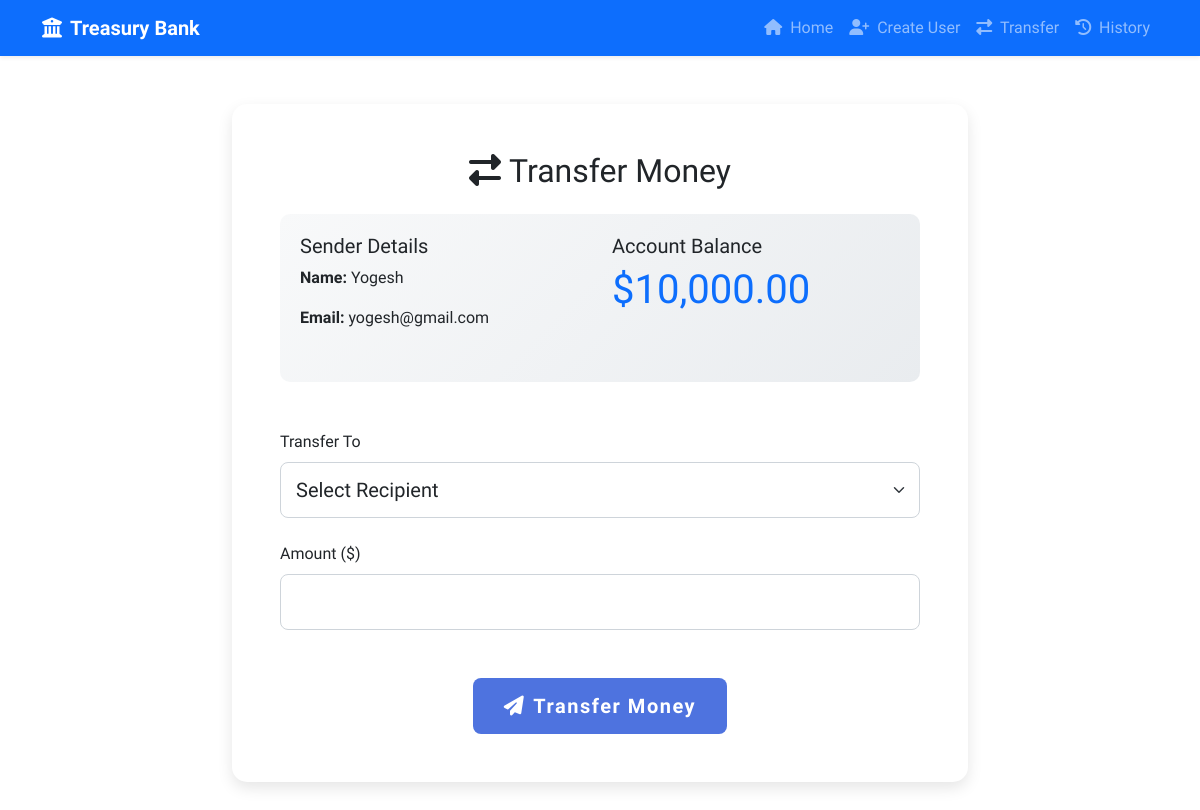
The app's page /selecteduserdetail.php?id=4 with its own data.
### tables this page shows
CREATE TABLE `user` (
  `id` INT(3) NOT NULL,
  `name` TEXT NOT NULL,
  `email` VARCHAR(30) NOT NULL,
  `balance` INT(8) NOT NULL
);

### selecteduserdetail.php (the view, shortened to what this page needs)
<!DOCTYPE html>
<html lang="en">
<head>
    <link href="https://cdn.jsdelivr.net/npm/bootstrap@5.3.0/dist/css/bootstrap.min.css" rel="stylesheet">
    <link rel="stylesheet" href="https://cdnjs.cloudflare.com/ajax/libs/font-awesome/6.4.0/css/all.min.css">
    <link rel="stylesheet" href="css/style.css">
</head>
<body>
    <?php include 'navbar.php'; ?>
    <div class="container py-5">
        <div class="row justify-content-center">
            <div class="col-lg-8">
                <div class="transfer-card p-4 p-md-5">
                    <h2 class="text-center mb-4"><i class="fas fa-exchange-alt me-2"></i>Transfer Money</h2>
                    <?php
                    $sid = $_GET['id'];
                    $sql = "SELECT * FROM user WHERE id=?";
                    $stmt = mysqli_prepare($connection, $sql);
                    mysqli_stmt_bind_param($stmt, "i", $sid);
                    mysqli_stmt_execute($stmt);
                    $result = mysqli_stmt_get_result($stmt);
                    $user = mysqli_fetch_assoc($result);
                    ?>
                    <div class="user-info mb-5">
                        <div class="row">
                            <div class="col-md-6 mb-3">
                                <h5>Sender Details</h5>
                                <p><strong>Name:</strong> <?php echo $user['name']; ?></p>
                                <p><strong>Email:</strong> <?php echo $user['email']; ?></p>
                            </div>
                            <div class="col-md-6 mb-3">
                                <h5>Account Balance</h5>
                                <p class="display-6 text-primary">$<?php echo number_format($user['balance'], 2); ?></p>
                            </div>
                        </div>
                    </div>
                    <form method="post" class="needs-validation" novalidate>
                        <div class="mb-4">
                            <label for="to" class="form-label">Transfer To</label>
                            <select class="form-select form-select-lg" id="to" name="to" required>
                                <option value="" disabled selected>Select Recipient</option>
                            </select>
                        </div>
                        <div class="mb-4">
                            <label for="amount" class="form-label">Amount ($)</label>
                            <input type="number" step="0.01" class="form-control form-control-lg" id="amount" name="amount" required>
                        </div>
                        <div class="text-center mt-5">
                            <button type="submit" name="submit" class="btn btn-transfer btn-lg">
                                <i class="fas fa-paper-plane me-2"></i>Transfer Money
                            </button>
                        </div>
                    </form>
                </div>
            </div>
        </div>
    </div>
</body>
</html>

### style.css (style rules this page uses)
* { padding: 0; margin: 0; box-sizing: border-box; font-family: 'Aldrich', sans-serif; }
button { border:none; border-radius: 8px; padding: 10px; background:#7B8788; color:white; letter-spacing: 1.5px; font-size: 15px; transition: 0.5s; }

### selecteduserdetail.php (style rules this page uses)
.transfer-card { border-radius: 15px; box-shadow: 0 6px 15px rgba(0,0,0,0.1); background: white; }
.user-info { background: linear-gradient(135deg, #f8f9fa 0%, #e9ecef 100%); border-radius: 10px; padding: 20px; }
.form-select, .form-control { padding: 12px 15px; border-radius: 8px; border: 1px solid #ced4da; }
.btn-transfer { background-color: #4e73df; color: white; padding: 12px 30px; border-radius: 8px; font-weight: 600; transition: all 0.3s; }

### records on screen
user: name "Yogesh", email "yogesh@gmail.com", balance "10,000.00"
